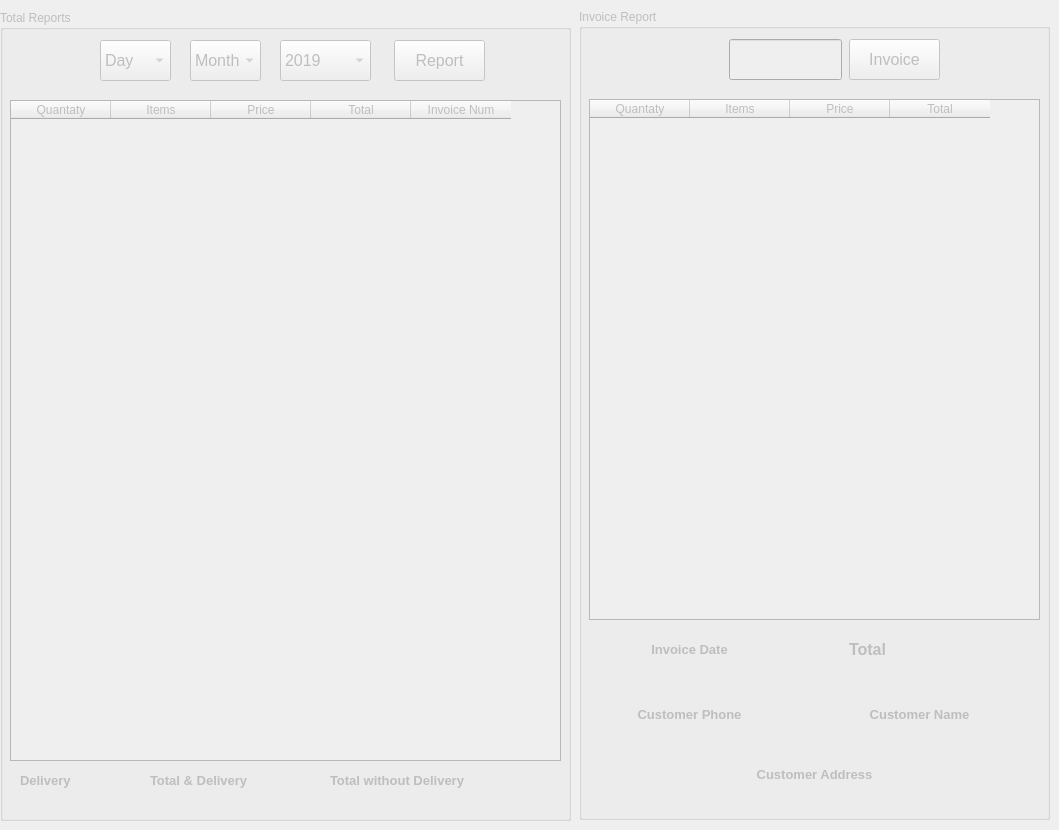
    <widget class="QWidget" name="tab_4">
     <attribute name="title">
      <string>Reports</string>
     </attribute>
     <widget class="QGroupBox" name="groupBox_13">
      <property name="enabled">
       <bool>false</bool>
      </property>
      <property name="geometry">
       <rect>
        <x>0</x>
        <y>10</y>
        <width>571</width>
        <height>811</height>
       </rect>
      </property>
      <property name="title">
       <string>Total Reports</string>
      </property>
      <widget class="QPushButton" name="pushButton_183">
       <property name="geometry">
        <rect>
         <x>394</x>
         <y>30</y>
         <width>91</width>
         <height>41</height>
        </rect>
       </property>
       <property name="font">
        <font>
         <pointsize>12</pointsize>
        </font>
       </property>
       <property name="toolTip">
        <string>Press to find your Report</string>
       </property>
       <property name="text">
        <string>Report</string>
       </property>
      </widget>
      <widget class="QComboBox" name="comboBox_8">
       <property name="geometry">
        <rect>
         <x>280</x>
         <y>30</y>
         <width>91</width>
         <height>41</height>
        </rect>
       </property>
       <property name="font">
        <font>
         <pointsize>12</pointsize>
        </font>
       </property>
       <property name="toolTip">
        <string>Choose Year for your Report</string>
       </property>
       <item>
        <property name="text">
         <string>2019</string>
        </property>
       </item>
       <item>
        <property name="text">
         <string>2020</string>
        </property>
       </item>
       <item>
        <property name="text">
         <string>2021</string>
        </property>
       </item>
       <item>
        <property name="text">
         <string>2022</string>
        </property>
       </item>
       <item>
        <property name="text">
         <string>2023</string>
        </property>
       </item>
       <item>
        <property name="text">
         <string>2024</string>
        </property>
       </item>
       <item>
        <property name="text">
         <string>2025</string>
        </property>
       </item>
       <item>
        <property name="text">
         <string>2026</string>
        </property>
       </item>
       <item>
        <property name="text">
         <string>2027</string>
        </property>
       </item>
       <item>
        <property name="text">
         <string>2028</string>
        </property>
       </item>
       <item>
        <property name="text">
         <string>2029</string>
        </property>
       </item>
       <item>
        <property name="text">
         <string>2030</string>
        </property>
       </item>
      </widget>
      <widget class="QTableWidget" name="tableWidget_2">
       <property name="geometry">
        <rect>
         <x>10</x>
         <y>90</y>
         <width>551</width>
         <height>661</height>
        </rect>
       </property>
       <column>
        <property name="text">
         <string>Quantaty</string>
        </property>
       </column>
       <column>
        <property name="text">
         <string>Items</string>
        </property>
       </column>
       <column>
        <property name="text">
         <string>Price</string>
        </property>
       </column>
       <column>
        <property name="text">
         <string>Total</string>
        </property>
       </column>
       <column>
        <property name="text">
         <string>Invoice Num</string>
        </property>
       </column>
      </widget>
      <widget class="QLabel" name="label_11">
       <property name="geometry">
        <rect>
         <x>150</x>
         <y>760</y>
         <width>111</width>
         <height>21</height>
        </rect>
       </property>
       <property name="font">
        <font>
         <pointsize>10</pointsize>
         <weight>75</weight>
         <bold>true</bold>
        </font>
       </property>
       <property name="text">
        <string>Total &amp; Delivery</string>
       </property>
      </widget>
      <widget class="QComboBox" name="comboBox_6">
       <property name="geometry">
        <rect>
         <x>100</x>
         <y>30</y>
         <width>71</width>
         <height>41</height>
        </rect>
       </property>
       <property name="font">
        <font>
         <pointsize>12</pointsize>
        </font>
       </property>
       <property name="toolTip">
        <string>Choose Day for your Report</string>
       </property>
       <item>
        <property name="text">
         <string>Day</string>
        </property>
       </item>
       <item>
        <property name="text">
         <string>1</string>
        </property>
       </item>
       <item>
        <property name="text">
         <string>2</string>
        </property>
       </item>
       <item>
        <property name="text">
         <string>3</string>
        </property>
       </item>
       <item>
        <property name="text">
         <string>4</string>
        </property>
       </item>
       <item>
        <property name="text">
         <string>5</string>
        </property>
       </item>
       <item>
        <property name="text">
         <string>6</string>
        </property>
       </item>
       <item>
        <property name="text">
         <string>7</string>
        </property>
       </item>
       <item>
        <property name="text">
         <string>8</string>
        </property>
       </item>
       <item>
        <property name="text">
         <string>9</string>
        </property>
       </item>
       <item>
        <property name="text">
         <string>10</string>
        </property>
       </item>
       <item>
        <property name="text">
         <string>11</string>
        </property>
       </item>
       <item>
        <property name="text">
         <string>12</string>
        </property>
       </item>
       <item>
        <property name="text">
         <string>13</string>
        </property>
       </item>
       <item>
        <property name="text">
         <string>14</string>
        </property>
       </item>
       <item>
        <property name="text">
         <string>15</string>
        </property>
       </item>
       <item>
        <property name="text">
         <string>16</string>
        </property>
       </item>
       <item>
        <property name="text">
         <string>17</string>
        </property>
       </item>
       <item>
        <property name="text">
         <string>18</string>
        </property>
       </item>
       <item>
        <property name="text">
         <string>19</string>
        </property>
       </item>
       <item>
        <property name="text">
         <string>20</string>
        </property>
       </item>
       <item>
        <property name="text">
         <string>21</string>
        </property>
       </item>
       <item>
        <property name="text">
         <string>22</string>
        </property>
       </item>
       <item>
        <property name="text">
         <string>23</string>
        </property>
       </item>
       <item>
        <property name="text">
         <string>24</string>
        </property>
       </item>
       <item>
        <property name="text">
         <string>25</string>
        </property>
       </item>
       <item>
        <property name="text">
         <string>26</string>
        </property>
       </item>
       <item>
        <property name="text">
         <string>27</string>
        </property>
       </item>
       <item>
        <property name="text">
         <string>28</string>
        </property>
       </item>
       <item>
        <property name="text">
         <string>29</string>
        </property>
       </item>
       <item>
        <property name="text">
         <string>30</string>
        </property>
       </item>
       <item>
        <property name="text">
         <string>31</string>
        </property>
       </item>
      </widget>
      <widget class="QLabel" name="label_10">
       <property name="geometry">
        <rect>
         <x>270</x>
         <y>760</y>
         <width>47</width>
         <height>21</height>
        </rect>
       </property>
       <property name="font">
        <font>
         <pointsize>10</pointsize>
         <weight>75</weight>
         <bold>true</bold>
        </font>
       </property>
       <property name="text">
        <string/>
       </property>
      </widget>
      <widget class="QComboBox" name="comboBox_7">
       <property name="geometry">
        <rect>
         <x>190</x>
         <y>30</y>
         <width>71</width>
         <height>41</height>
        </rect>
       </property>
       <property name="font">
        <font>
         <pointsize>12</pointsize>
        </font>
       </property>
       <property name="toolTip">
        <string>Choose Month for your Report</string>
       </property>
       <item>
        <property name="text">
         <string>Month</string>
        </property>
       </item>
       <item>
        <property name="text">
         <string>1</string>
        </property>
       </item>
       <item>
        <property name="text">
         <string>2</string>
        </property>
       </item>
       <item>
        <property name="text">
         <string>3</string>
        </property>
       </item>
       <item>
        <property name="text">
         <string>4</string>
        </property>
       </item>
       <item>
        <property name="text">
         <string>5</string>
        </property>
       </item>
       <item>
        <property name="text">
         <string>6</string>
        </property>
       </item>
       <item>
        <property name="text">
         <string>7</string>
        </property>
       </item>
       <item>
        <property name="text">
         <string>8</string>
        </property>
       </item>
       <item>
        <property name="text">
         <string>9</string>
        </property>
       </item>
       <item>
        <property name="text">
         <string>10</string>
        </property>
       </item>
       <item>
        <property name="text">
         <string>11</string>
        </property>
       </item>
       <item>
        <property name="text">
         <string>12</string>
        </property>
       </item>
      </widget>
      <widget class="QLabel" name="label_31">
       <property name="geometry">
        <rect>
         <x>80</x>
         <y>760</y>
         <width>47</width>
         <height>21</height>
        </rect>
       </property>
       <property name="font">
        <font>
         <pointsize>10</pointsize>
         <weight>75</weight>
         <bold>true</bold>
        </font>
       </property>
       <property name="text">
        <string/>
       </property>
      </widget>
      <widget class="QLabel" name="label_32">
       <property name="geometry">
        <rect>
         <x>20</x>
         <y>760</y>
         <width>61</width>
         <height>21</height>
        </rect>
       </property>
       <property name="font">
        <font>
         <pointsize>10</pointsize>
         <weight>75</weight>
         <bold>true</bold>
        </font>
       </property>
       <property name="text">
        <string>Delivery</string>
       </property>
      </widget>
      <widget class="QLabel" name="label_33">
       <property name="geometry">
        <rect>
         <x>330</x>
         <y>760</y>
         <width>151</width>
         <height>21</height>
        </rect>
       </property>
       <property name="font">
        <font>
         <pointsize>10</pointsize>
         <weight>75</weight>
         <bold>true</bold>
        </font>
       </property>
       <property name="text">
        <string>Total without Delivery</string>
       </property>
      </widget>
      <widget class="QLabel" name="label_34">
       <property name="geometry">
        <rect>
         <x>486</x>
         <y>760</y>
         <width>71</width>
         <height>21</height>
        </rect>
       </property>
       <property name="font">
        <font>
         <pointsize>10</pointsize>
         <weight>75</weight>
         <bold>true</bold>
        </font>
       </property>
       <property name="text">
        <string/>
       </property>
      </widget>
     </widget>
     <widget class="QGroupBox" name="groupBox_14">
      <property name="enabled">
       <bool>false</bool>
      </property>
      <property name="geometry">
       <rect>
        <x>579</x>
        <y>9</y>
        <width>471</width>
        <height>811</height>
       </rect>
      </property>
      <property name="title">
       <string>Invoice Report</string>
      </property>
      <widget class="QLineEdit" name="lineEdit_7">
       <property name="geometry">
        <rect>
         <x>150</x>
         <y>30</y>
         <width>113</width>
         <height>41</height>
        </rect>
       </property>
       <property name="font">
        <font>
         <pointsize>12</pointsize>
         <weight>75</weight>
         <bold>true</bold>
        </font>
       </property>
      </widget>
      <widget class="QLabel" name="label_14">
       <property name="geometry">
        <rect>
         <x>270</x>
         <y>630</y>
         <width>47</width>
         <height>21</height>
        </rect>
       </property>
       <property name="font">
        <font>
         <pointsize>12</pointsize>
         <weight>75</weight>
         <bold>true</bold>
        </font>
       </property>
       <property name="text">
        <string>Total</string>
       </property>
      </widget>
      <widget class="QTableWidget" name="tableWidget_4">
       <property name="geometry">
        <rect>
         <x>10</x>
         <y>90</y>
         <width>451</width>
         <height>521</height>
        </rect>
       </property>
       <column>
        <property name="text">
         <string>Quantaty</string>
        </property>
       </column>
       <column>
        <property name="text">
         <string>Items</string>
        </property>
       </column>
       <column>
        <property name="text">
         <string>Price</string>
        </property>
       </column>
       <column>
        <property name="text">
         <string>Total</string>
        </property>
       </column>
      </widget>
      <widget class="QPushButton" name="pushButton_185">
       <property name="geometry">
        <rect>
         <x>270</x>
         <y>30</y>
         <width>91</width>
         <height>41</height>
        </rect>
       </property>
       <property name="font">
        <font>
         <pointsize>12</pointsize>
        </font>
       </property>
       <property name="toolTip">
        <string>Press to find your Report</string>
       </property>
       <property name="text">
        <string>Invoice</string>
       </property>
      </widget>
      <widget class="QLabel" name="label_15">
       <property name="geometry">
        <rect>
         <x>350</x>
         <y>630</y>
         <width>47</width>
         <height>21</height>
        </rect>
       </property>
       <property name="font">
        <font>
         <pointsize>12</pointsize>
         <weight>75</weight>
         <bold>true</bold>
        </font>
       </property>
       <property name="text">
        <string/>
       </property>
      </widget>
      <widget class="QLabel" name="label_12">
       <property name="geometry">
        <rect>
         <x>250</x>
         <y>690</y>
         <width>181</width>
         <height>31</height>
        </rect>
       </property>
       <property name="font">
        <font>
         <pointsize>10</pointsize>
         <weight>75</weight>
         <bold>true</bold>
        </font>
       </property>
       <property name="text">
        <string>Customer Name</string>
       </property>
       <property name="alignment">
        <set>Qt::AlignCenter</set>
       </property>
      </widget>
      <widget class="QLabel" name="label_13">
       <property name="geometry">
        <rect>
         <x>20</x>
         <y>690</y>
         <width>181</width>
         <height>31</height>
        </rect>
       </property>
       <property name="font">
        <font>
         <pointsize>10</pointsize>
         <weight>75</weight>
         <bold>true</bold>
        </font>
       </property>
       <property name="text">
        <string>Customer Phone</string>
       </property>
       <property name="alignment">
        <set>Qt::AlignCenter</set>
       </property>
      </widget>
      <widget class="QLabel" name="label_35">
       <property name="geometry">
        <rect>
         <x>60</x>
         <y>750</y>
         <width>351</width>
         <height>31</height>
        </rect>
       </property>
       <property name="font">
        <font>
         <pointsize>10</pointsize>
         <weight>75</weight>
         <bold>true</bold>
        </font>
       </property>
       <property name="text">
        <string>Customer Address</string>
       </property>
       <property name="alignment">
        <set>Qt::AlignCenter</set>
       </property>
      </widget>
      <widget class="QLabel" name="label_36">
       <property name="geometry">
        <rect>
         <x>20</x>
         <y>630</y>
         <width>181</width>
         <height>21</height>
        </rect>
       </property>
       <property name="font">
        <font>
         <pointsize>10</pointsize>
         <weight>75</weight>
         <bold>true</bold>
        </font>
       </property>
       <property name="text">
        <string>Invoice Date</string>
       </property>
       <property name="alignment">
        <set>Qt::AlignCenter</set>
       </property>
      </widget>
     </widget>
    </widget>
